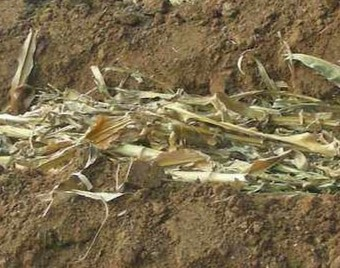
#> input picture images/img2.jpeg, 340 x 268 px
$ python main.py
#> lines starting #> are read from the running program, lines starting #| are printed output that depends on the picture
### utils.py
import os
import logging
import random

import numpy as np
from imageio import imread
import matplotlib
from matplotlib import pyplot as plt
from PIL import Image
import cv2
import morphsnakes as ms

if os.environ.get('DISPLAY', '') == '':
    logging.warning('No display found. Using non-interactive Agg backend.')
    matplotlib.use('TkAgg')

def visual_callback_2d(background, fig=None):
    # Prepare the visual environment.
    if fig is None:
        fig = plt.figure()
    fig.clf()   # 清除整个当前图形
    ax1 = fig.add_subplot(1, 1, 1)
    ax1.imshow(background, cmap=plt.cm.gray)

    # [5 lines of commented-out code are left out]
    plt.pause(0.001)

    # [8 lines left out: function callback, not called in this run]

    return callback


def rgb2gray(img):
    """Convert a RGB image to gray scale."""
    return 0.2989 * img[..., 0] + 0.587 * img[..., 1] + 0.114 * img[..., 2]


def test_MorphACWE(imgcolor):
    logging.info('Running: example_camera (MorphACWE)...')

    # Load the image.
    imgcolor = imgcolor/255.0
    imggray = rgb2gray(imgcolor)

    # Callback for visual plotting
    callback = visual_callback_2d(imgcolor)

    # Morphological Chan-Vese (or ACWE)
    u = ms.morphological_chan_vese(imggray, 40,
                               smoothing=5, lambda1=1, lambda2=1,
                               iter_callback=callback)

    # 判断
    u = u_invert(u, imggray)

    # 在原图上进行绘制
    img_contours = draw_contours(u, imgcolor)

    return u, img_contours

# 判断是否修改映射
# [96 lines left out: functions u_invert, draw_contours, coverage_rate, uniformity_rate, not called in this run]

### imgseg.py
from matplotlib import pyplot as plt
from utils import test_MorphACWE, coverage_rate, uniformity_rate

class Imgseg():
    def __init__(self, img_path, grid_size):
        self.img_path = img_path
        self.grid_size = grid_size   # 网格大小 与原始图像有关

    def seg_rate(self):
        # 分割结果 u为黑白图像 img_contours为原图绘制的轮廓线
        u, img_contours = test_MorphACWE(self.img_path)
        # 覆盖率
        c_rate = coverage_rate(u)
        # 均匀度
        u_rate = uniformity_rate(u, self.grid_size)

        return u, img_contours, c_rate, u_rate

### morphsnakes.py
# -*- coding: utf-8 -*-

"""
====================
Morphological Snakes
====================

*Morphological Snakes* [1]_ are a family of methods for image segmentation.
Their behavior is similar to that of active contours (for example, *Geodesic
Active Contours* [2]_ or *Active Contours without Edges* [3]_). However,
*Morphological Snakes* use morphological operators (such as dilation or
erosion) over a binary array instead of solving PDEs over a floating point
array, which is the standard approach for active contours. This makes
*Morphological Snakes* faster and numerically more stable than their
traditional counterpart.

There are two *Morphological Snakes* methods available in this implementation:
*Morphological Geodesic Active Contours* (**MorphGAC**, implemented in the
function ``morphological_geodesic_active_contour``) and *Morphological Active
Contours without Edges* (**MorphACWE**, implemented in the function
``morphological_chan_vese``).

**MorphGAC** is suitable for images with visible contours, even when these
contours might be noisy, cluttered, or partially unclear. It requires, however,
that the image is preprocessed to highlight the contours. This can be done
using the function ``inverse_gaussian_gradient``, although the user might want
to define their own version. The quality of the **MorphGAC** segmentation
depends greatly on this preprocessing step.

On the contrary, **MorphACWE** works well when the pixel values of the inside
and the outside regions of the object to segment have different averages.
Unlike **MorphGAC**, **MorphACWE** does not require that the contours of the
object are well defined, and it works over the original image without any
preceding processing. This makes **MorphACWE** easier to use and tune than
**MorphGAC**.

References
----------

.. [1] A Morphological Approach to Curvature-based Evolution of Curves and
       Surfaces, Pablo Márquez-Neila, Luis Baumela and Luis Álvarez. In IEEE
       Transactions on Pattern Analysis and Machine Intelligence (PAMI),
       2014, DOI 10.1109/TPAMI.2013.106
.. [2] Geodesic Active Contours, Vicent Caselles, Ron Kimmel and Guillermo
       Sapiro. In International Journal of Computer Vision (IJCV), 1997,
       DOI:10.1023/A:1007979827043
.. [3] Active Contours without Edges, Tony Chan and Luminita Vese. In IEEE
       Transactions on Image Processing, 2001, DOI:10.1109/83.902291

"""
__author__ = "P. Márquez Neila <p.mneila@upm.es>"


from itertools import cycle

import numpy as np
from scipy import ndimage as ndi
from matplotlib import pyplot as plt

__all__ = [
    'morphological_chan_vese',
    'morphological_geodesic_active_contour',
    'inverse_gaussian_gradient',
    'circle_level_set',
    'checkerboard_level_set'
]

__version__ = (2, 1, 1)
__version_str__ = ".".join(map(str, __version__))


class _fcycle(object):

    def __init__(self, iterable):
        """Call functions from the iterable each time it is called."""
        self.funcs = cycle(iterable)

    def __call__(self, *args, **kwargs):
        f = next(self.funcs)
        return f(*args, **kwargs)


# SI and IS operators for 2D and 3D.
_P2 = [np.eye(3),
       np.array([[0, 1, 0]] * 3),
       np.flipud(np.eye(3)),
       np.rot90([[0, 1, 0]] * 3)]
_P3 = [np.zeros((3, 3, 3)) for i in range(9)]

_P3[0][:, :, 1] = 1
_P3[1][:, 1, :] = 1
_P3[2][1, :, :] = 1
_P3[3][:, [0, 1, 2], [0, 1, 2]] = 1
_P3[4][:, [0, 1, 2], [2, 1, 0]] = 1
_P3[5][[0, 1, 2], :, [0, 1, 2]] = 1
_P3[6][[0, 1, 2], :, [2, 1, 0]] = 1
_P3[7][[0, 1, 2], [0, 1, 2], :] = 1
_P3[8][[0, 1, 2], [2, 1, 0], :] = 1


# [34 lines left out: functions sup_inf, inf_sup, not called in this run]


_curvop = _fcycle([lambda u: sup_inf(inf_sup(u)),   # SIoIS
                   lambda u: inf_sup(sup_inf(u))])  # ISoSI


# [8 lines left out: function _check_input, not called in this run]


def _init_level_set(init_level_set, image_shape):
    """Auxiliary function for initializing level sets with a string.

    If `init_level_set` is not a string, it is returned as is.
    """
    if isinstance(init_level_set, str):
        if init_level_set == 'checkerboard':
            res = checkerboard_level_set(image_shape)
        elif init_level_set == 'circle':
            res = circle_level_set(image_shape)
        elif init_level_set == 'ellipsoid':
            res = ellipsoid_level_set(image_shape)
        else:
            raise ValueError("`init_level_set` not in "
                             "['checkerboard', 'circle', 'ellipsoid']")
    else:
        res = init_level_set
    return res


# [95 lines left out: functions circle_level_set, ellipsoid_level_set, not called in this run]


def checkerboard_level_set(image_shape, square_size=5):
    """Create a checkerboard level set with binary values.

    Parameters
    ----------
    image_shape : tuple of positive integers
        Shape of the image.
    square_size : int, optional
        Size of the squares of the checkerboard. It defaults to 5.

    Returns
    -------
    out : array with shape `image_shape`
        Binary level set of the checkerboard.

    See also
    --------
    circle_level_set
    """

    grid = np.ogrid[[slice(i) for i in image_shape]]
    grid = [(grid_i // square_size) & 1 for grid_i in grid]

    checkerboard = np.bitwise_xor.reduce(grid, axis=0)
    res = np.int8(checkerboard)
    return res


# [30 lines left out: function inverse_gaussian_gradient, not called in this run]


def morphological_chan_vese(image, iterations, init_level_set='checkerboard',
                            smoothing=1, lambda1=1, lambda2=1,
                            iter_callback=lambda x: None):
    """Morphological Active Contours without Edges (MorphACWE)

    Active contours without edges implemented with morphological operators. It
    can be used to segment objects in images and volumes without well defined
    borders. It is required that the inside of the object looks different on
    average than the outside (i.e., the inner area of the object should be
    darker or lighter than the outer area on average).

    Parameters
    ----------
    image : (M, N) or (L, M, N) array
        Grayscale image or volume to be segmented.
    iterations : uint
        Number of iterations to run
    init_level_set : str, (M, N) array, or (L, M, N) array
        Initial level set. If an array is given, it will be binarized and used
        as the initial level set. If a string is given, it defines the method
        to generate a reasonable initial level set with the shape of the
        `image`. Accepted values are 'checkerboard' and 'circle'. See the
        documentation of `checkerboard_level_set` and `circle_level_set`
        respectively for details about how these level sets are created.
    smoothing : uint, optional
        Number of times the smoothing operator is applied per iteration.
        Reasonable values are around 1-4. Larger values lead to smoother
        segmentations.
    lambda1 : float, optional
        Weight parameter for the outer region. If `lambda1` is larger than
        `lambda2`, the outer region will contain a larger range of values than
        the inner region.
    lambda2 : float, optional
        Weight parameter for the inner region. If `lambda2` is larger than
        `lambda1`, the inner region will contain a larger range of values than
        the outer region.
    iter_callback : function, optional
        If given, this function is called once per iteration with the current
        level set as the only argument. This is useful for debugging or for
        plotting intermediate results during the evolution.

    Returns
    -------
    out : (M, N) or (L, M, N) array
        Final segmentation (i.e., the final level set)

    See also
    --------
    circle_level_set, checkerboard_level_set

    Notes
    -----

    This is a version of the Chan-Vese algorithm that uses morphological
    operators instead of solving a partial differential equation (PDE) for the
    evolution of the contour. The set of morphological operators used in this
    algorithm are proved to be infinitesimally equivalent to the Chan-Vese PDE
    (see [1]_). However, morphological operators are do not suffer from the
    numerical stability issues typically found in PDEs (it is not necessary to
    find the right time step for the evolution), and are computationally
    faster.

    The algorithm and its theoretical derivation are described in [1]_.

    References
    ----------
    .. [1] A Morphological Approach to Curvature-based Evolution of Curves and
           Surfaces, Pablo Márquez-Neila, Luis Baumela, Luis Álvarez. In IEEE
           Transactions on Pattern Analysis and Machine Intelligence (PAMI),
           2014, DOI 10.1109/TPAMI.2013.106
    """

    init_level_set = _init_level_set(init_level_set, image.shape)

    _check_input(image, init_level_set)

    u = np.int8(init_level_set > 0)

    iter_callback(u)

    for _ in range(iterations):

        # inside = u > 0
        # outside = u <= 0
        c0 = (image * (1 - u)).sum() / float((1 - u).sum() + 1e-8)
        c1 = (image * u).sum() / float(u.sum() + 1e-8)

        # Image attachment
        du = np.gradient(u)
        abs_du = np.abs(du).sum(0)
        aux = abs_du * (lambda1 * (image - c1)**2 - lambda2 * (image - c0)**2)

        u[aux < 0] = 1
        u[aux > 0] = 0

        # Smoothing
        for _ in range(smoothing):
            u = _curvop(u)

        iter_callback(u)

    return u


# [126 lines left out: function morphological_geodesic_active_contour, not called in this run]

### main.py
from imgseg import Imgseg
from PIL import Image
import numpy as np

img_path = 'images/img2.jpeg'
grid_size = 80

img = Image.open(img_path)
#> img is the input picture: PIL image 340x268 RGB; mean R, G, B 125.3, 110.1, 77.8
img = img.resize((320,240))
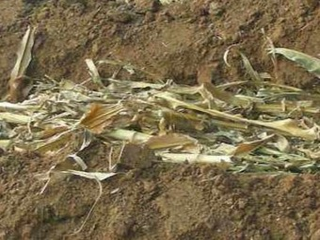
#> img: PIL image 320x240 RGB; mean R, G, B 125.3, 110.1, 77.8
img = np.array(img)   # (240, 320, 3)   高 宽 通道

seg = Imgseg(img_path=img, grid_size=grid_size)
u, img_contours, c_rate, u_rate = seg.seg_rate()
#> in rgb2gray, `return 0.2989 * img[..., 0] + 0.587 * img[..., 1] + 0.114 * img[..., 2]`:
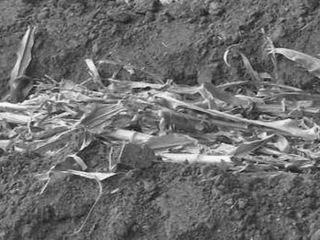
#> returned value: shape (240, 320) float64; min 0.047, max 0.995, mean 0.435
#> (the run stopped early here; a loop or call above may not have finished)

$ run again, with images/img0.jpeg copied over images/img2.jpeg
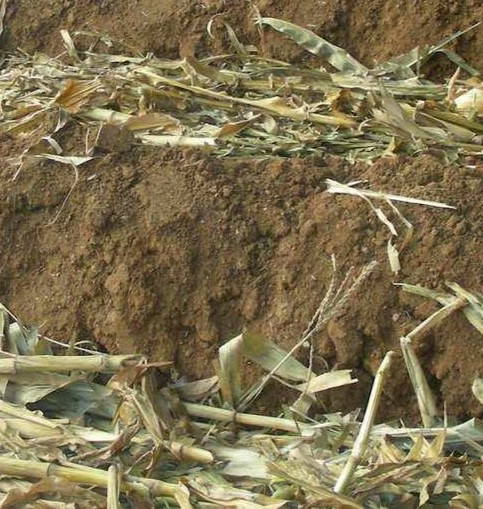
#> input picture images/img0.jpeg, 483 x 509 px
#> img is the input picture: PIL image 483x509 RGB; mean R, G, B 126.5, 113.3, 79.8
#> `img = img.resize((320,240))`:
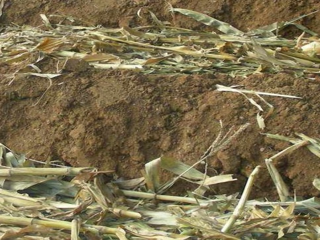
#> img: PIL image 320x240 RGB; mean R, G, B 126.5, 113.3, 79.8
#> in rgb2gray, `return 0.2989 * img[..., 0] + 0.587 * img[..., 1] + 0.114 * img[..., 2]`:
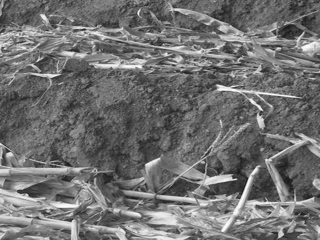
#> returned value: shape (240, 320) float64; min 0.0884, max 0.993, mean 0.445

$ run again, with images/img1.jpeg copied over images/img2.jpeg
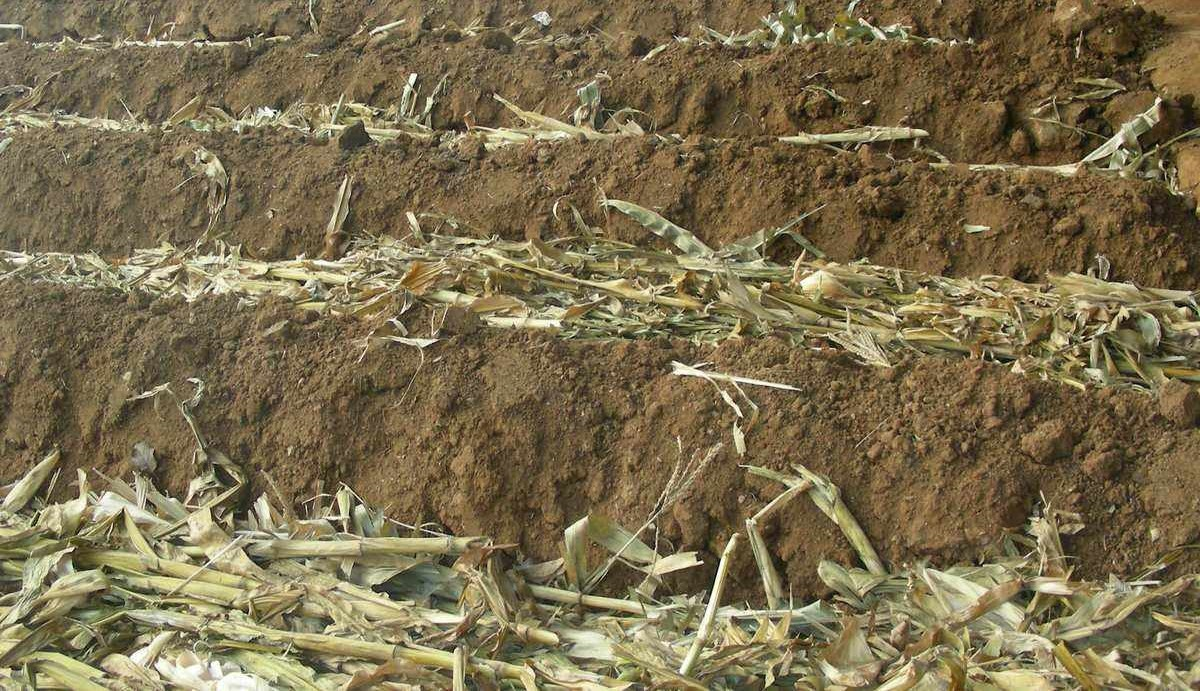
#> input picture images/img1.jpeg, 1200 x 691 px
#> img is the input picture: PIL image 1200x691 RGB; mean R, G, B 124, 110.7, 78.3
#> `img = img.resize((320,240))`:
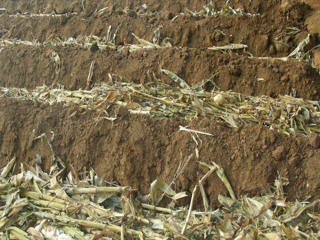
#> img: PIL image 320x240 RGB; mean R, G, B 124, 110.7, 78.3
#> in rgb2gray, `return 0.2989 * img[..., 0] + 0.587 * img[..., 1] + 0.114 * img[..., 2]`:
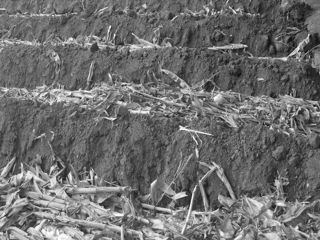
#> returned value: shape (240, 320) float64; min 0.0535, max 0.999, mean 0.435
